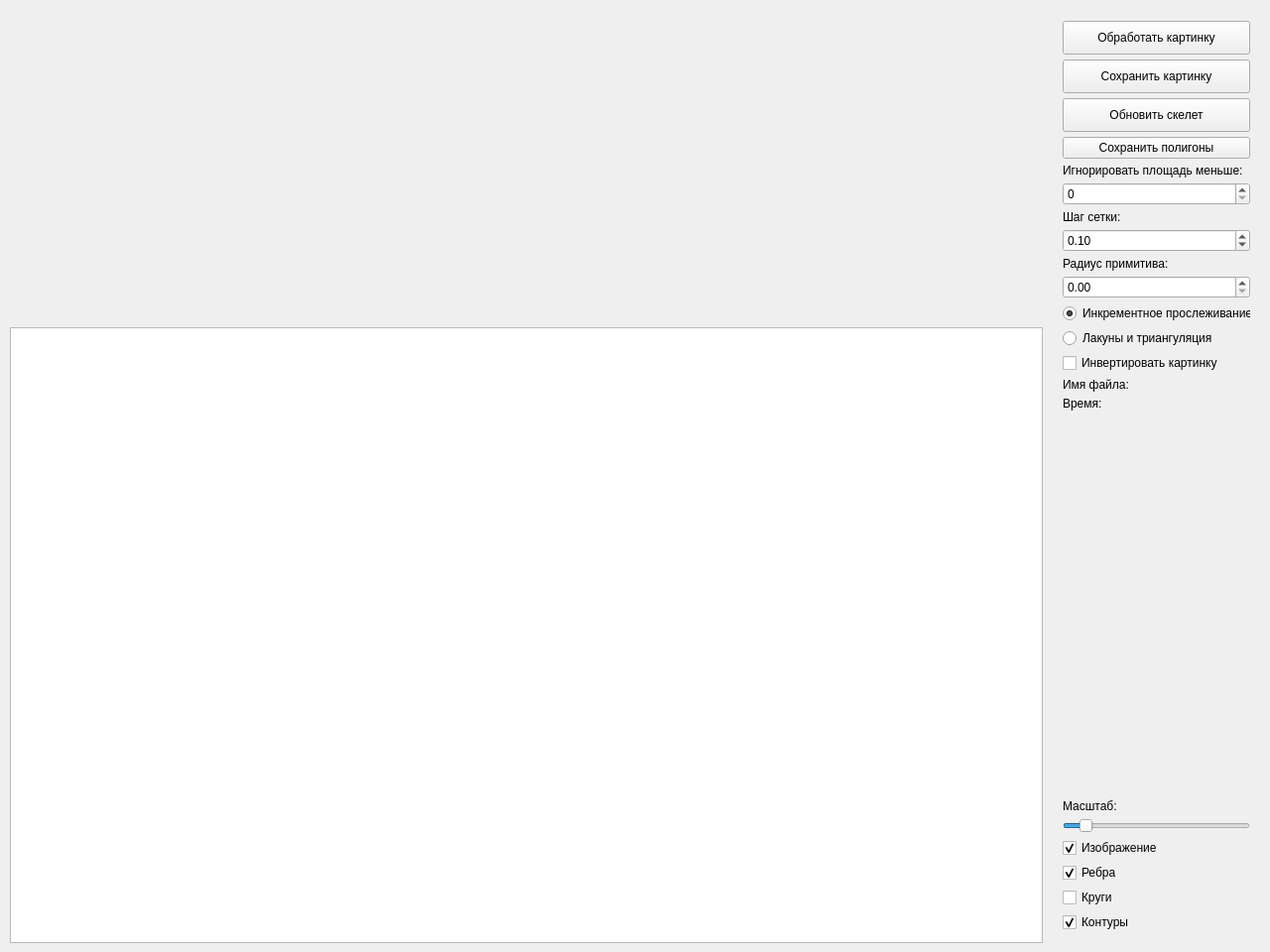
<?xml version="1.0" encoding="UTF-8"?>
<ui version="4.0">
 <class>PatternSpectrumGUIClass</class>
 <widget class="QMainWindow" name="PatternSpectrumGUIClass">
  <property name="geometry">
   <rect>
    <x>0</x>
    <y>0</y>
    <width>1280</width>
    <height>960</height>
   </rect>
  </property>
  <property name="windowTitle">
   <string>PatternSpectrumGUI</string>
  </property>
  <widget class="QWidget" name="centralWidget">
   <widget class="QCustomPlot" name="CustomPlot" native="true">
    <property name="geometry">
     <rect>
      <x>10</x>
      <y>10</y>
      <width>1041</width>
      <height>311</height>
     </rect>
    </property>
    <property name="sizePolicy">
     <sizepolicy hsizetype="Expanding" vsizetype="Expanding">
      <horstretch>0</horstretch>
      <verstretch>0</verstretch>
     </sizepolicy>
    </property>
   </widget>
   <widget class="QWidget" name="layoutWidget">
    <property name="geometry">
     <rect>
      <x>1060</x>
      <y>10</y>
      <width>211</width>
      <height>941</height>
     </rect>
    </property>
    <layout class="QVBoxLayout" name="menuLayout">
     <property name="spacing">
      <number>5</number>
     </property>
     <property name="sizeConstraint">
      <enum>QLayout::SetDefaultConstraint</enum>
     </property>
     <item>
      <widget class="QPushButton" name="openImageButton">
       <property name="minimumSize">
        <size>
         <width>150</width>
         <height>34</height>
        </size>
       </property>
       <property name="text">
        <string>Обработать картинку</string>
       </property>
       <property name="flat">
        <bool>false</bool>
       </property>
      </widget>
     </item>
     <item>
      <widget class="QPushButton" name="saveImageButton">
       <property name="minimumSize">
        <size>
         <width>150</width>
         <height>34</height>
        </size>
       </property>
       <property name="text">
        <string>Сохранить картинку</string>
       </property>
      </widget>
     </item>
     <item>
      <widget class="QPushButton" name="refreshSkeletonButton">
       <property name="minimumSize">
        <size>
         <width>150</width>
         <height>34</height>
        </size>
       </property>
       <property name="text">
        <string>Обновить скелет</string>
       </property>
      </widget>
     </item>
     <item>
      <widget class="QPushButton" name="savePolyButton">
       <property name="text">
        <string>Сохранить полигоны</string>
       </property>
      </widget>
     </item>
     <item>
      <widget class="QLabel" name="labelArea">
       <property name="text">
        <string>Игнорировать площадь меньше:</string>
       </property>
      </widget>
     </item>
     <item>
      <widget class="QSpinBox" name="area">
       <property name="maximum">
        <number>100000000</number>
       </property>
       <property name="value">
        <number>0</number>
       </property>
      </widget>
     </item>
     <item>
      <widget class="QLabel" name="labelStep">
       <property name="text">
        <string>Шаг сетки:</string>
       </property>
      </widget>
     </item>
     <item>
      <widget class="QDoubleSpinBox" name="step">
       <property name="minimum">
        <double>0.010000000000000</double>
       </property>
       <property name="maximum">
        <double>100.000000000000000</double>
       </property>
       <property name="singleStep">
        <double>0.100000000000000</double>
       </property>
       <property name="value">
        <double>0.100000000000000</double>
       </property>
      </widget>
     </item>
     <item>
      <widget class="QLabel" name="labelRadius">
       <property name="text">
        <string>Радиус примитива:</string>
       </property>
      </widget>
     </item>
     <item>
      <widget class="QDoubleSpinBox" name="radius">
       <property name="maximum">
        <double>999.990000000000009</double>
       </property>
       <property name="singleStep">
        <double>0.100000000000000</double>
       </property>
      </widget>
     </item>
     <item>
      <widget class="QRadioButton" name="tracingButton">
       <property name="text">
        <string>Инкрементное прослеживание</string>
       </property>
       <property name="checked">
        <bool>true</bool>
       </property>
       <attribute name="buttonGroup">
        <string notr="true">buttonGroup</string>
       </attribute>
      </widget>
     </item>
     <item>
      <widget class="QRadioButton" name="lacunasButton">
       <property name="text">
        <string>Лакуны и триангуляция</string>
       </property>
       <attribute name="buttonGroup">
        <string notr="true">buttonGroup</string>
       </attribute>
      </widget>
     </item>
     <item>
      <widget class="QCheckBox" name="invertCheckBox">
       <property name="text">
        <string>Инвертировать картинку</string>
       </property>
      </widget>
     </item>
     <item>
      <widget class="QLabel" name="filenameLabel">
       <property name="sizePolicy">
        <sizepolicy hsizetype="Preferred" vsizetype="Fixed">
         <horstretch>0</horstretch>
         <verstretch>0</verstretch>
        </sizepolicy>
       </property>
       <property name="text">
        <string>Имя файла:</string>
       </property>
      </widget>
     </item>
     <item>
      <widget class="QLabel" name="timeLabel">
       <property name="sizePolicy">
        <sizepolicy hsizetype="Preferred" vsizetype="Fixed">
         <horstretch>0</horstretch>
         <verstretch>0</verstretch>
        </sizepolicy>
       </property>
       <property name="text">
        <string>Время:</string>
       </property>
      </widget>
     </item>
     <item>
      <spacer name="verticalSpacer">
       <property name="orientation">
        <enum>Qt::Vertical</enum>
       </property>
       <property name="sizeHint" stdset="0">
        <size>
         <width>20</width>
         <height>40</height>
        </size>
       </property>
      </spacer>
     </item>
     <item>
      <widget class="QLabel" name="labelScale">
       <property name="text">
        <string>Масштаб:</string>
       </property>
      </widget>
     </item>
     <item>
      <widget class="QSlider" name="scale">
       <property name="enabled">
        <bool>true</bool>
       </property>
       <property name="sizePolicy">
        <sizepolicy hsizetype="Minimum" vsizetype="Fixed">
         <horstretch>0</horstretch>
         <verstretch>0</verstretch>
        </sizepolicy>
       </property>
       <property name="minimum">
        <number>10</number>
       </property>
       <property name="maximum">
        <number>1000</number>
       </property>
       <property name="singleStep">
        <number>10</number>
       </property>
       <property name="pageStep">
        <number>100</number>
       </property>
       <property name="value">
        <number>100</number>
       </property>
       <property name="orientation">
        <enum>Qt::Horizontal</enum>
       </property>
      </widget>
     </item>
     <item>
      <widget class="QCheckBox" name="imageCB">
       <property name="text">
        <string>Изображение</string>
       </property>
       <property name="checked">
        <bool>true</bool>
       </property>
      </widget>
     </item>
     <item>
      <widget class="QCheckBox" name="bonesCB">
       <property name="autoFillBackground">
        <bool>false</bool>
       </property>
       <property name="text">
        <string>Ребра</string>
       </property>
       <property name="checked">
        <bool>true</bool>
       </property>
      </widget>
     </item>
     <item>
      <widget class="QCheckBox" name="circlesCB">
       <property name="text">
        <string>Круги</string>
       </property>
       <property name="checked">
        <bool>false</bool>
       </property>
      </widget>
     </item>
     <item>
      <widget class="QCheckBox" name="contoursCB">
       <property name="text">
        <string>Контуры</string>
       </property>
       <property name="checked">
        <bool>true</bool>
       </property>
      </widget>
     </item>
    </layout>
   </widget>
   <widget class="MyPainter" name="Painter">
    <property name="geometry">
     <rect>
      <x>10</x>
      <y>330</y>
      <width>1041</width>
      <height>621</height>
     </rect>
    </property>
   </widget>
   <zorder>layoutWidget</zorder>
   <zorder>CustomPlot</zorder>
   <zorder>Painter</zorder>
  </widget>
 </widget>
 <layoutdefault spacing="6" margin="11"/>
 <customwidgets>
  <customwidget>
   <class>QCustomPlot</class>
   <extends>QWidget</extends>
   <header>qcustomplot.h</header>
   <container>1</container>
  </customwidget>
  <customwidget>
   <class>MyPainter</class>
   <extends>QGraphicsView</extends>
   <header>mypainter.h</header>
  </customwidget>
 </customwidgets>
 <resources/>
 <connections/>
 <buttongroups>
  <buttongroup name="buttonGroup"/>
 </buttongroups>
</ui>
